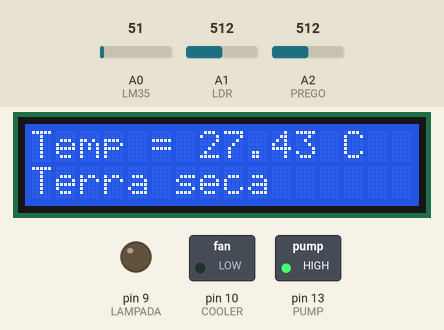
Bench run of a sketch on a simulated Arduino Uno, built with avr-gcc and run on an emulated ATmega328P. On the bench: 16×2 character LCD, switched loads named in the sketch (green lamp = pin HIGH), output pins drawn as LEDs (lit = HIGH). The test bench sets the inputs (shaded band); at power-on: A2 (PREGO) = 512, A0 (LM35) = 51, A1 (LDR) = 512. What the sketch prints to the serial monitor is not drawn.

Above: at 1.2 s.
1.3 s: A2 (PREGO) set to 791
4.4 s: A2 (PREGO) set to 810
At 5.0 s:
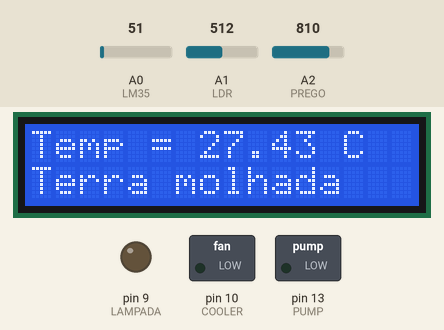
7.2 s: A0 (LM35) set to 58
At 7.6 s:
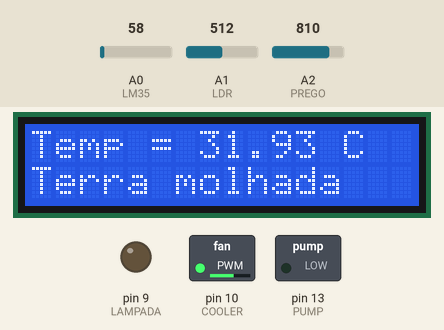
9.7 s: A0 (LM35) set to 71
At 10.2 s:
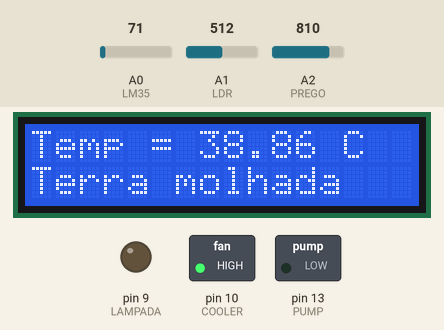
12.3 s: A1 (LDR) set to 157
13.8 s: A1 (LDR) set to 143
At 14.3 s:
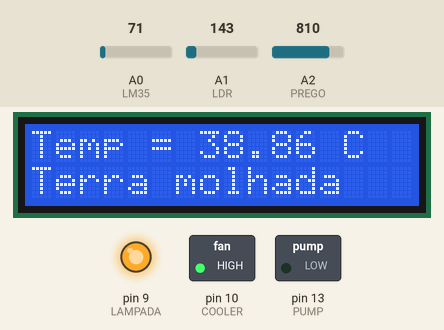
Timing chart, 0 to 16.8 s (numbered marks = the images above; inputs shaded):
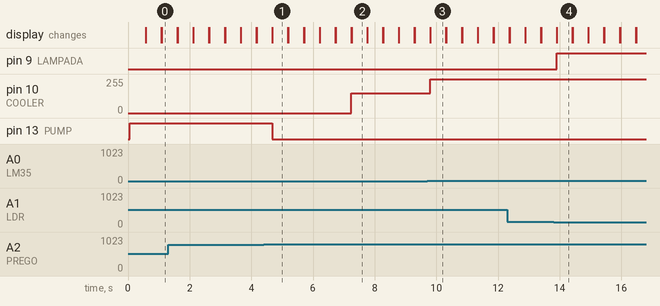

Measured:
- the behaviour switches between 799 and 800 on A2 (PREGO) (found by bisection; images 0 and 1)
- the behaviour switches between 55 and 56 on A0 (LM35) (found by bisection; images 1 and 2)
- the behaviour switches between 151 and 150 on A1 (LDR) (found by bisection; images 3 and 4)
- after the input at 4.4 s, pin 13 (PUMP): HIGH → LOW after 0.28 s; the display: first differs from a run without the input after 0.28 s (image 1)
- after the input at 7.2 s, pin 10 (COOLER): 0/255 → 150/255 at once; the display: first differs from a run without the input after 0.05 s (image 2)
- after the input at 9.7 s, pin 10 (COOLER): 150/255 → 255/255 after 0.10 s; the display: first differs from a run without the input after 0.11 s (image 3)
- after the input at 13.8 s, pin 9 (LAMPADA): LOW → HIGH after 0.10 s

The sketch:

projeto_final.ino
```cpp
/*------------------ PROJETO FINAL ---------------------*/
//THARIK JAHEL E LUCAS MEIRELLES
/* O projeto consiste em um controlador para um jardim automatizado
    em que foram implementados a leitura de temperatura (sensor LM35),
    a leitura de luminosidade (sensor LDR) e a leitura de umidade da
    terra(impedancia entre os pregos). Assim, foram programadas as respostas
    a essas leituras: acendimento das luzes, acionamento dos coolers e ativacao da bomba de agua.
    A leitura da temperatura e o estado da terra(umido ou nao) sao verificaveis pelo display 16x2.
*/

//PINOS
#include <TimerOne.h>
#include <LiquidCrystal.h>
LiquidCrystal lcd(12, 11, 5, 4, 3, 2);
#define LM35 0 //Sensor de temperatura
#define LDR 1 //sensor de luminosidade
#define PREGO 2 //sensor de umidade
#define LAMPADA 9
#define COOLER 10
#define PUMP 13 //bomba de agua
int Vo;
int dia = 0, terra_molhada = 0;
float R1 = 2500;
float logR2, R2, T;
float c1 = 1.009249522e-03, c2 = 2.378405444e-04, c3 = 2.019202697e-07; //constantes de calibracao do sensor para graus celcius


void setup() {
  pinMode(LDR, INPUT_PULLUP);
  pinMode(PREGO, INPUT_PULLUP);
  pinMode(LAMPADA, OUTPUT);
  pinMode(COOLER, OUTPUT);
  pinMode(PUMP, OUTPUT);
  Serial.begin(9600);
  lcd.begin(16, 2);
  Timer1.initialize(25000); // Interrupcao a cada 25ms
  Timer1.attachInterrupt(temp);
}


void loop () {
  //SENSOR DE TEMPERATURA
  // T = (float(analogRead(LM35))*5/(1023))/0.01;

  //SENSOR DE LUMINOSIDADE
  int luz = analogRead(LDR);

  if (luz > 150) {
    dia = 1;
  } else {
    dia = 0;
  }
  //SENSOR DE HUMIDADE DA TERRA
  int terra = analogRead(PREGO);
  Serial.println(terra);

  if (T > 30) {
    analogWrite(COOLER, 150);
    if (T > 35) {
      analogWrite(COOLER, 255);
    }
  } else {
    analogWrite(COOLER, 0);
  }

  if (!dia) {
    digitalWrite(LAMPADA, HIGH);
  } else {
    digitalWrite(LAMPADA, LOW);
  }

  if (terra < 800) {
    digitalWrite(PUMP, HIGH);
    terra_molhada = 0;
  } else {
    digitalWrite(PUMP, LOW);
    terra_molhada = 1;
  }
//LCD
  lcd.home();
  lcd.print("Temp = ");
  lcd.print(T);
  lcd.print(" C");

  lcd.setCursor(0, 1);
  if (terra_molhada) {
    lcd.print("Terra molhada");
  } else {
    lcd.print("Terra seca");
  }
  delay(500);
  lcd.clear();

}

void temp () {
  int i;
  int samples[8];
  for (i = 0; i <= 7; i++) { // Loop que faz a leitura da temperatura 8 vezes
    samples[i] = ( 5.0 * analogRead(LM35) * 100.0) / 1024.0;
    //A cada leitura, incrementa o valor da variavel tempc
    T = T + samples[i];
    delay(100);
  }

  // Divide a variavel tempc por 8, para obter precisão na medição
  T = T / 8.0;

}
```
